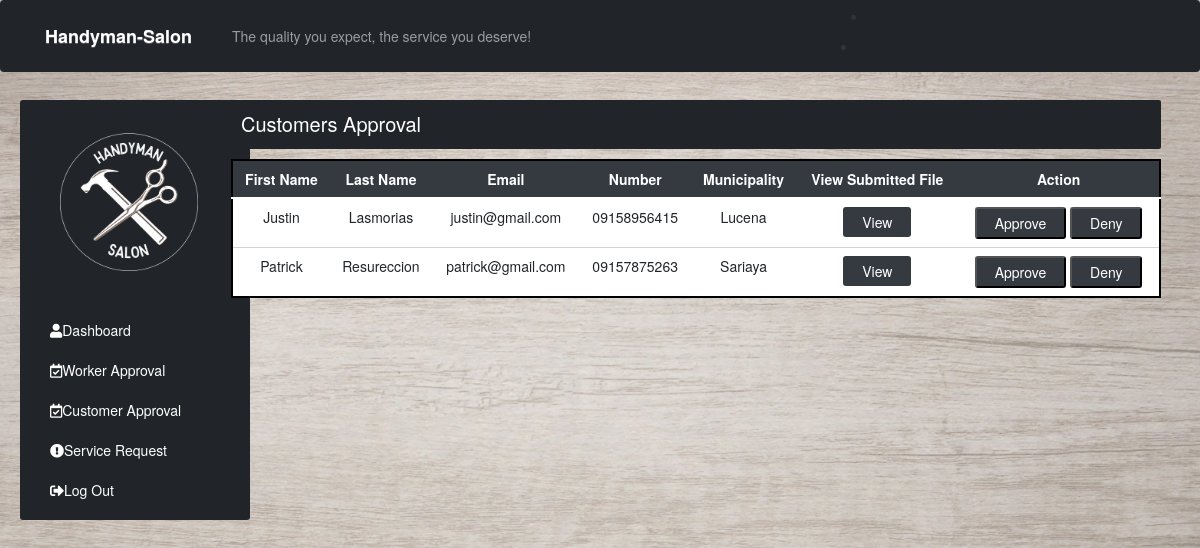
Page /Admin/ListofCustomer.php on the committed database.
### tables this page shows
CREATE TABLE `requesterlogin_tb` (
  `r_login_id` int(11) NOT NULL,
  `r_fname` varchar(60) NOT NULL,
  `r_lname` varchar(60) NOT NULL,
  `r_birthday` date NOT NULL,
  `r_gender` varchar(60) NOT NULL,
  `r_municipality` varchar(60) NOT NULL,
  `r_number` varchar(11) NOT NULL,
  `r_email` varchar(60) NOT NULL,
  `r_password` varchar(60) NOT NULL,
  `r_image` varchar(300) NOT NULL,
  `r_status` varchar(100) NOT NULL DEFAULT 'pending'
);

### Admin/ListofCustomer.php (the view, shortened to what this page needs)
<?php
include('includess/head.php');
include('../dbConnection.php');
?>
<div class="col-md-10" style="position:absolute; left:18%; width: 80%;">
    <p class="bg-dark text-white p-3" style="border-radius: 2px; font-size:20px;">Customers Approval</p>
    <?php
        $sql ="SELECT * FROM requesterlogin_tb WHERE r_status = 'pending' ORDER BY r_login_id DESC";
        $result = $conn-> query($sql);
        if($result->num_rows > 0) {
    ?>
    <table class="table">
        <thead>
            <tr>
                <th scope="col">First Name</th>
                <th scope="col">Last Name</th>
                <th scope="col">Email</th>
                <th scope="col">Number</th>
                <th scope="col">Municipality</th>
                <th scope="col">View Submitted File</th>
                <th scope="col">Action</th>
            </tr>
        </thead>
        <tbody>
        <?php while($row = $result->fetch_assoc()){
            echo '<tr>';
            echo '<td>'.$row['r_fname'].'</td>';
            echo '<td>'.$row['r_lname'].'</td>';
            echo '<td>'.$row['r_email'].'</td>';
            echo '<td>'.$row['r_number'].'</td>';
            echo '<td>'.$row['r_municipality'].'</td>';
            echo '<td>';
            echo '
            <form action="Customerfile.php" method="POST" class="d-inline">
            <input type="hidden" name="id" value='.$row["r_login_id"].'>
                    <button type = "submit" class="btn" name="view" value="View">
                    View
                    </button>
            </td>';
            echo'<td>';
            echo'
            </form>
            <form action="ListofCustomer.php" method="POST">
            <input type="hidden" name="r_login_id" value='.$row["r_login_id"].'/>
            <input type="submit" class="approve" name="approve" value="Approve"/>
            <input type="submit" class="approve" name="deny" value="Deny"/>
          </form>
          </td>';
             } ?>
        </tbody>
    </table>
      <?php  } else {
          echo "0 Result";
      }
      ?>
</div>
  <?php include('includess/foot.php')?>

### Admin/includess/head.php (style rules this page uses)
body { background-image:url(Image/H9.jpg); background-size:cover; }

### Admin/ListofCustomer.php (style rules this page uses)
.table { background-color: white; border: 2px solid black; }
.table th { background-color: #343a40; color: white; font-size: 14px; }
.table th, td { border-bottom: 1px solid lightgray; text-align: center; }
.approve { padding: 4px 18px; background-color: #343a40; color: white; border-radius: 3px; }
.btn { padding: 4px 18px; background-color: #343a40; color: white; border-radius: 3px; }

### rows in the picture
requesterlogin_tb: r_fname "Justin", r_lname "Lasmorias", r_email "justin@gmail.com", r_number "09158956415", r_municipality "Lucena"
requesterlogin_tb: r_fname "Patrick", r_lname "Resureccion", r_email "patrick@gmail.com", r_number "09157875263", r_municipality "Sariaya"
